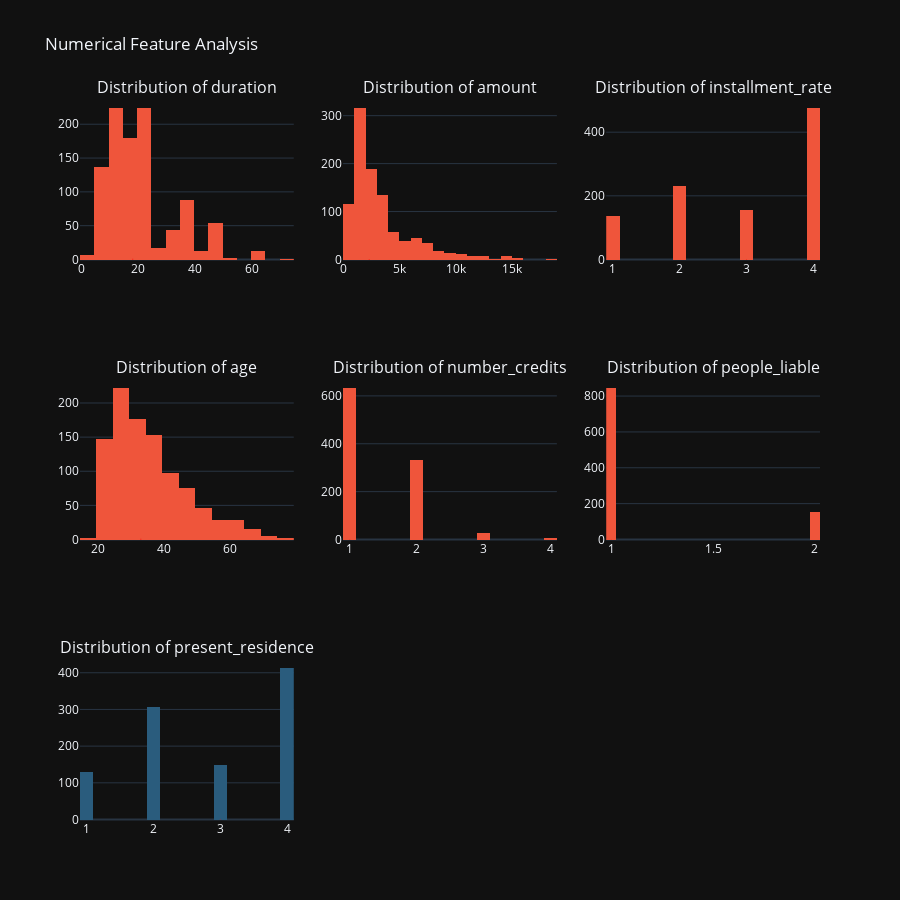
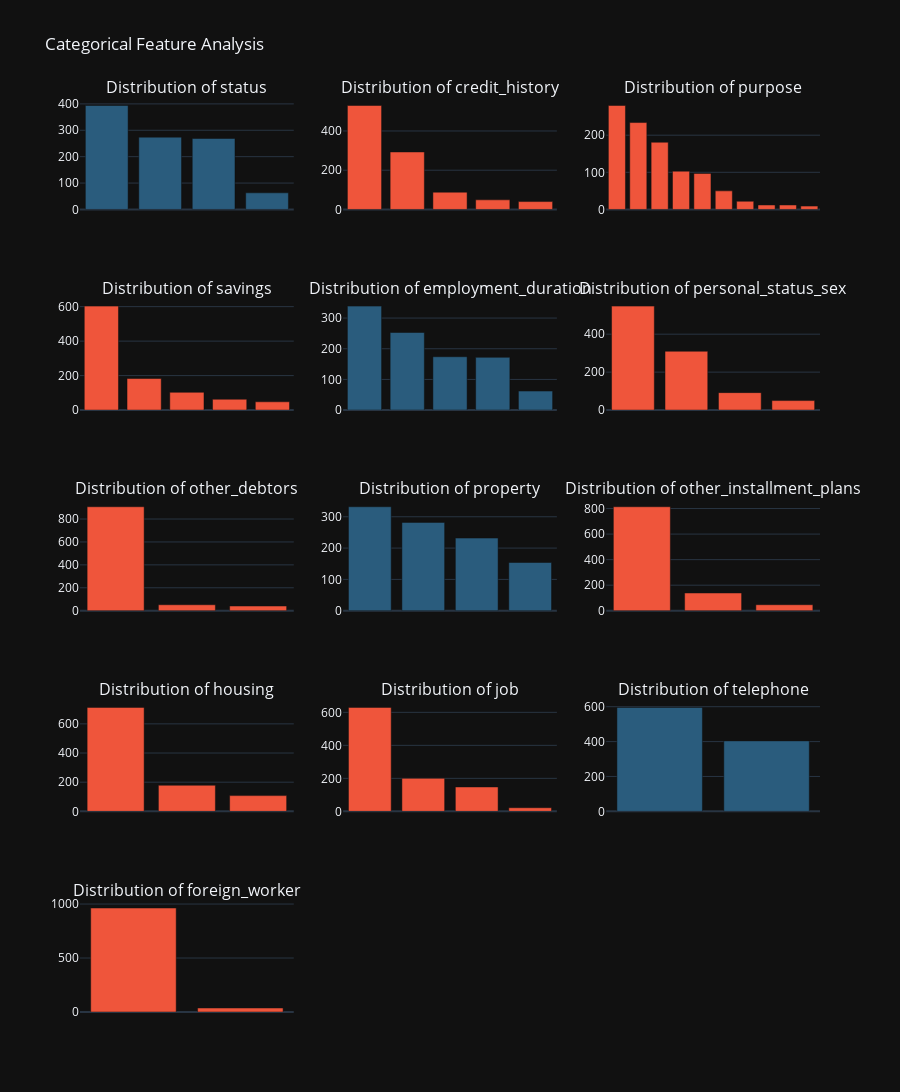

Source (notebook cell) for these figures, in order:
### Markdown cell above
### Attribute Distribution Plots
The following bar plots represent the distribution of each dataset attribute. Hovering over the bars reveals additional details, such as count and attribute names.
- Blue bars indicate a balanced distribution.
- Red bars highlight significantly unbalanced attributes, which may affect fairness.
##### What to look for & why:
- Attributes with red bars → A strongly skewed distribution means the dataset may not represent all subgroups fairly. If a feature is used in prediction and is highly imbalanced, the model may favor majority groups.
- Skewed distributions in sensitive attributes → If sensitive attributes like gender, race, or age show heavy imbalance, predictions may be unfairly biased. Addressing this through reweighting, balancing or additional data collection is recommended before training.

### Code cell
from scipy.stats import skew, chisquare

numerical_cols = numerical_columns.value
categorical_cols = categorical_columns.value

skewness_num = [skew(emp_df[col]) for col in numerical_cols]

border_num = [False for _ in range(len(numerical_cols))]
border_cat = [True for _ in range(len(categorical_cols))]

num_rows = (len(numerical_cols) + 2) // 3
fig_num = make_subplots(rows=num_rows, cols=3,
                       subplot_titles=[f"Distribution of {col}" for col in numerical_cols])

for idx, col in enumerate(numerical_cols):
    row = (idx // 3) + 1
    col_num = (idx % 3) + 1

    fig_num.add_trace(
        go.Histogram(
            x=emp_df[col],
            name=col,
            nbinsx=25,
            marker_color='#EF553B' if 0.3 < abs(skewness_num[idx]) else '#2A5C7D'
        ),
        row=row, col=col_num
    )

    median = emp_df[col].median()
    fig_num.add_shape(
        type="line",
        x0=median,
        x1=median,
        y0=0,
        y1=1,
        xref=f"x{idx+1}",
        yref=f"y{idx+1}",
        line=dict(color="red", width=1, dash="dot")
    )


fig_num.update_layout(
    height=300*num_rows,
    showlegend=False,
    title_text="Numerical Feature Analysis",
    margin=dict(t=100)
)


chisqures_cat = [chisquare(emp_df[col].value_counts().values.tolist()).pvalue for col in categorical_cols]

cat_rows = (len(categorical_cols) + 2) // 3
fig_cat = make_subplots(rows=cat_rows, cols=3,
                       subplot_titles=[f"Distribution of {col}" for col in categorical_cols])

for idx, col in enumerate(categorical_cols):
    row = (idx // 3) + 1
    col_num = (idx % 3) + 1
    counts = emp_df[col].value_counts().reset_index()

    fig_cat.add_trace(
        go.Bar(
            x=counts[col],
            y=counts['count'],
            name=col,
            marker_color='#EF553B' if chisqures_cat[idx] < 1e-50  else '#2A5C7D',
            hovertemplate="<b>%{x}</b><br>Count: %{y}<extra></extra>",
        ),
        row=row, col=col_num
    )

fig_cat.update_xaxes(showticklabels=False)

fig_cat.update_layout(
    height=300*cat_rows,
    showlegend=False,
    title_text="Categorical Feature Analysis",
    margin=dict(t=100)
)


fig_num.show()
fig_cat.show()

### Figure 1 — Plotly figure (JSON) as saved in the notebook; plotly's stock layout.template omitted (floating-point values rounded to 4 significant figures; data arrays with more than 128 entries replaced by an {"elided": "..."} marker saying what was removed)
{"data": [{"marker": {"color": "#EF553B"}, "name": "duration", "nbinsx": 25, "x": {"elided": "1000 int values"}, "type": "histogram", "xaxis": "x", "yaxis": "y"}, {"marker": {"color": "#EF553B"}, "name": "amount", "nbinsx": 25, "x": {"elided": "1000 int values"}, "type": "histogram", "xaxis": "x2", "yaxis": "y2"}, {"marker": {"color": "#EF553B"}, "name": "installment_rate", "nbinsx": 25, "x": {"elided": "1000 int values"}, "type": "histogram", "xaxis": "x3", "yaxis": "y3"}, {"marker": {"color": "#EF553B"}, "name": "age", "nbinsx": 25, "x": {"elided": "1000 int values"}, "type": "histogram", "xaxis": "x4", "yaxis": "y4"}, {"marker": {"color": "#EF553B"}, "name": "number_credits", "nbinsx": 25, "x": {"elided": "1000 int values"}, "type": "histogram", "xaxis": "x5", "yaxis": "y5"}, {"marker": {"color": "#EF553B"}, "name": "people_liable", "nbinsx": 25, "x": {"elided": "1000 int values"}, "type": "histogram", "xaxis": "x6", "yaxis": "y6"}, {"marker": {"color": "#2A5C7D"}, "name": "present_residence", "nbinsx": 25, "x": {"elided": "1000 int values"}, "type": "histogram", "xaxis": "x7", "yaxis": "y7"}], "layout": {"xaxis": {"anchor": "y", "domain": [0.0, 0.2889]}, "yaxis": {"anchor": "x", "domain": [0.7778, 1.0]}, "xaxis2": {"anchor": "y2", "domain": [0.3556, 0.6444]}, "yaxis2": {"anchor": "x2", "domain": [0.7778, 1.0]}, "xaxis3": {"anchor": "y3", "domain": [0.7111, 1.0]}, "yaxis3": {"anchor": "x3", "domain": [0.7778, 1.0]}, "xaxis4": {"anchor": "y4", "domain": [0.0, 0.2889]}, "yaxis4": {"anchor": "x4", "domain": [0.3889, 0.6111]}, "xaxis5": {"anchor": "y5", "domain": [0.3556, 0.6444]}, "yaxis5": {"anchor": "x5", "domain": [0.3889, 0.6111]}, "xaxis6": {"anchor": "y6", "domain": [0.7111, 1.0]}, "yaxis6": {"anchor": "x6", "domain": [0.3889, 0.6111]}, "xaxis7": {"anchor": "y7", "domain": [0.0, 0.2889]}, "yaxis7": {"anchor": "x7", "domain": [0.0, 0.2222]}, "xaxis8": {"anchor": "y8", "domain": [0.3556, 0.6444]}, "yaxis8": {"anchor": "x8", "domain": [0.0, 0.2222]}, "xaxis9": {"anchor": "y9", "domain": [0.7111, 1.0]}, "yaxis9": {"anchor": "x9", "domain": [0.0, 0.2222]}, "annotations": [{"font": {"size": 16}, "showarrow": false, "text": "Distribution of duration", "x": 0.1444, "xanchor": "center", "xref": "paper", "y": 1.0, "yanchor": "bottom", "yref": "paper"}, {"font": {"size": 16}, "showarrow": false, "text": "Distribution of amount", "x": 0.5, "xanchor": "center", "xref": "paper", "y": 1.0, "yanchor": "bottom", "yref": "paper"}, {"font": {"size": 16}, "showarrow": false, "text": "Distribution of installment_rate", "x": 0.8556, "xanchor": "center", "xref": "paper", "y": 1.0, "yanchor": "bottom", "yref": "paper"}, {"font": {"size": 16}, "showarrow": false, "text": "Distribution of age", "x": 0.1444, "xanchor": "center", "xref": "paper", "y": 0.6111, "yanchor": "bottom", "yref": "paper"}, {"font": {"size": 16}, "showarrow": false, "text": "Distribution of number_credits", "x": 0.5, "xanchor": "center", "xref": "paper", "y": 0.6111, "yanchor": "bottom", "yref": "paper"}, {"font": {"size": 16}, "showarrow": false, "text": "Distribution of people_liable", "x": 0.8556, "xanchor": "center", "xref": "paper", "y": 0.6111, "yanchor": "bottom", "yref": "paper"}, {"font": {"size": 16}, "showarrow": false, "text": "Distribution of present_residence", "x": 0.1444, "xanchor": "center", "xref": "paper", "y": 0.2222, "yanchor": "bottom", "yref": "paper"}], "shapes": [{"line": {"color": "red", "dash": "dot", "width": 1}, "type": "line", "x0": 18.0, "x1": 18.0, "xref": "x", "y0": 0, "y1": 1, "yref": "y"}, {"line": {"color": "red", "dash": "dot", "width": 1}, "type": "line", "x0": 2320.0, "x1": 2320.0, "xref": "x2", "y0": 0, "y1": 1, "yref": "y2"}, {"line": {"color": "red", "dash": "dot", "width": 1}, "type": "line", "x0": 3.0, "x1": 3.0, "xref": "x3", "y0": 0, "y1": 1, "yref": "y3"}, {"line": {"color": "red", "dash": "dot", "width": 1}, "type": "line", "x0": 33.0, "x1": 33.0, "xref": "x4", "y0": 0, "y1": 1, "yref": "y4"}, {"line": {"color": "red", "dash": "dot", "width": 1}, "type": "line", "x0": 1.0, "x1": 1.0, "xref": "x5", "y0": 0, "y1": 1, "yref": "y5"}, {"line": {"color": "red", "dash": "dot", "width": 1}, "type": "line", "x0": 1.0, "x1": 1.0, "xref": "x6", "y0": 0, "y1": 1, "yref": "y6"}, {"line": {"color": "red", "dash": "dot", "width": 1}, "type": "line", "x0": 3.0, "x1": 3.0, "xref": "x7", "y0": 0, "y1": 1, "yref": "y7"}], "title": {"text": "Numerical Feature Analysis"}, "margin": {"t": 100}, "height": 900, "showlegend": false}}

### Figure 2 — Plotly figure (JSON) as saved in the notebook; plotly's stock layout.template omitted (floating-point values rounded to 4 significant figures)
{"data": [{"hovertemplate": "<b>%{x}</b><br>Count: %{y}<extra></extra>", "marker": {"color": "#2A5C7D"}, "name": "status", "x": ["no checking account", "... < 100 DM", "0 <= ... < 200 DM", "... >= 200 DM / salary for at least 1 year"], "y": [394, 274, 269, 63], "type": "bar", "xaxis": "x", "yaxis": "y"}, {"hovertemplate": "<b>%{x}</b><br>Count: %{y}<extra></extra>", "marker": {"color": "#EF553B"}, "name": "credit_history", "x": ["existing credits paid back duly till now", "critical account/other credits existing", "delay in paying off in the past", "all credits at this bank paid back duly", "no credits taken/all credits paid back duly"], "y": [530, 293, 88, 49, 40], "type": "bar", "xaxis": "x2", "yaxis": "y2"}, {"hovertemplate": "<b>%{x}</b><br>Count: %{y}<extra></extra>", "marker": {"color": "#EF553B"}, "name": "purpose", "x": ["domestic appliances", "car (new)", "radio/television", "car (used)", "others", "retraining", "education", "furniture/equipment", "repairs", "business"], "y": [280, 234, 181, 103, 97, 50, 22, 12, 12, 9], "type": "bar", "xaxis": "x3", "yaxis": "y3"}, {"hovertemplate": "<b>%{x}</b><br>Count: %{y}<extra></extra>", "marker": {"color": "#EF553B"}, "name": "savings", "x": ["... < 100 DM", "unknown/no savings account", "100 <= ... < 500 DM", "500 <= ... < 1000 DM", "... >= 1000 DM"], "y": [603, 183, 103, 63, 48], "type": "bar", "xaxis": "x4", "yaxis": "y4"}, {"hovertemplate": "<b>%{x}</b><br>Count: %{y}<extra></extra>", "marker": {"color": "#2A5C7D"}, "name": "employment_duration", "x": ["1 <= ... < 4 years", "... >= 7 years", "4 <= ... < 7 years", "... < 1 year", "unemployed"], "y": [339, 253, 174, 172, 62], "type": "bar", "xaxis": "x5", "yaxis": "y5"}, {"hovertemplate": "<b>%{x}</b><br>Count: %{y}<extra></extra>", "marker": {"color": "#EF553B"}, "name": "personal_status_sex", "x": ["male : single", "female : divorced/separated/married", "male : married/widowed", "male : divorced/separated"], "y": [548, 310, 92, 50], "type": "bar", "xaxis": "x6", "yaxis": "y6"}, {"hovertemplate": "<b>%{x}</b><br>Count: %{y}<extra></extra>", "marker": {"color": "#EF553B"}, "name": "other_debtors", "x": ["none", "guarantor", "co-applicant"], "y": [907, 52, 41], "type": "bar", "xaxis": "x7", "yaxis": "y7"}, {"hovertemplate": "<b>%{x}</b><br>Count: %{y}<extra></extra>", "marker": {"color": "#2A5C7D"}, "name": "property", "x": ["car or other", "real estate", "building society savings agreement/life insurance", "unknown/no property"], "y": [332, 282, 232, 154], "type": "bar", "xaxis": "x8", "yaxis": "y8"}, {"hovertemplate": "<b>%{x}</b><br>Count: %{y}<extra></extra>", "marker": {"color": "#EF553B"}, "name": "other_installment_plans", "x": ["none", "bank", "stores"], "y": [814, 139, 47], "type": "bar", "xaxis": "x9", "yaxis": "y9"}, {"hovertemplate": "<b>%{x}</b><br>Count: %{y}<extra></extra>", "marker": {"color": "#EF553B"}, "name": "housing", "x": ["own", "rent", "for free"], "y": [713, 179, 108], "type": "bar", "xaxis": "x10", "yaxis": "y10"}, {"hovertemplate": "<b>%{x}</b><br>Count: %{y}<extra></extra>", "marker": {"color": "#EF553B"}, "name": "job", "x": ["skilled employee/official", "unskilled - resident", "management/self-employed/highly qualified employee/officer", "unemployed/unskilled - non-resident"], "y": [630, 200, 148, 22], "type": "bar", "xaxis": "x11", "yaxis": "y11"}, {"hovertemplate": "<b>%{x}</b><br>Count: %{y}<extra></extra>", "marker": {"color": "#2A5C7D"}, "name": "telephone", "x": ["no", "yes"], "y": [596, 404], "type": "bar", "xaxis": "x12", "yaxis": "y12"}, {"hovertemplate": "<b>%{x}</b><br>Count: %{y}<extra></extra>", "marker": {"color": "#EF553B"}, "name": "foreign_worker", "x": ["yes", "no"], "y": [963, 37], "type": "bar", "xaxis": "x13", "yaxis": "y13"}], "layout": {"xaxis": {"anchor": "y", "domain": [0.0, 0.2889], "showticklabels": false}, "yaxis": {"anchor": "x", "domain": [0.88, 1.0]}, "xaxis2": {"anchor": "y2", "domain": [0.3556, 0.6444], "showticklabels": false}, "yaxis2": {"anchor": "x2", "domain": [0.88, 1.0]}, "xaxis3": {"anchor": "y3", "domain": [0.7111, 1.0], "showticklabels": false}, "yaxis3": {"anchor": "x3", "domain": [0.88, 1.0]}, "xaxis4": {"anchor": "y4", "domain": [0.0, 0.2889], "showticklabels": false}, "yaxis4": {"anchor": "x4", "domain": [0.66, 0.78]}, "xaxis5": {"anchor": "y5", "domain": [0.3556, 0.6444], "showticklabels": false}, "yaxis5": {"anchor": "x5", "domain": [0.66, 0.78]}, "xaxis6": {"anchor": "y6", "domain": [0.7111, 1.0], "showticklabels": false}, "yaxis6": {"anchor": "x6", "domain": [0.66, 0.78]}, "xaxis7": {"anchor": "y7", "domain": [0.0, 0.2889], "showticklabels": false}, "yaxis7": {"anchor": "x7", "domain": [0.44, 0.56]}, "xaxis8": {"anchor": "y8", "domain": [0.3556, 0.6444], "showticklabels": false}, "yaxis8": {"anchor": "x8", "domain": [0.44, 0.56]}, "xaxis9": {"anchor": "y9", "domain": [0.7111, 1.0], "showticklabels": false}, "yaxis9": {"anchor": "x9", "domain": [0.44, 0.56]}, "xaxis10": {"anchor": "y10", "domain": [0.0, 0.2889], "showticklabels": false}, "yaxis10": {"anchor": "x10", "domain": [0.22, 0.34]}, "xaxis11": {"anchor": "y11", "domain": [0.3556, 0.6444], "showticklabels": false}, "yaxis11": {"anchor": "x11", "domain": [0.22, 0.34]}, "xaxis12": {"anchor": "y12", "domain": [0.7111, 1.0], "showticklabels": false}, "yaxis12": {"anchor": "x12", "domain": [0.22, 0.34]}, "xaxis13": {"anchor": "y13", "domain": [0.0, 0.2889], "showticklabels": false}, "yaxis13": {"anchor": "x13", "domain": [0.0, 0.12]}, "xaxis14": {"anchor": "y14", "domain": [0.3556, 0.6444], "showticklabels": false}, "yaxis14": {"anchor": "x14", "domain": [0.0, 0.12]}, "xaxis15": {"anchor": "y15", "domain": [0.7111, 1.0], "showticklabels": false}, "yaxis15": {"anchor": "x15", "domain": [0.0, 0.12]}, "annotations": [{"font": {"size": 16}, "showarrow": false, "text": "Distribution of status", "x": 0.1444, "xanchor": "center", "xref": "paper", "y": 1.0, "yanchor": "bottom", "yref": "paper"}, {"font": {"size": 16}, "showarrow": false, "text": "Distribution of credit_history", "x": 0.5, "xanchor": "center", "xref": "paper", "y": 1.0, "yanchor": "bottom", "yref": "paper"}, {"font": {"size": 16}, "showarrow": false, "text": "Distribution of purpose", "x": 0.8556, "xanchor": "center", "xref": "paper", "y": 1.0, "yanchor": "bottom", "yref": "paper"}, {"font": {"size": 16}, "showarrow": false, "text": "Distribution of savings", "x": 0.1444, "xanchor": "center", "xref": "paper", "y": 0.78, "yanchor": "bottom", "yref": "paper"}, {"font": {"size": 16}, "showarrow": false, "text": "Distribution of employment_duration", "x": 0.5, "xanchor": "center", "xref": "paper", "y": 0.78, "yanchor": "bottom", "yref": "paper"}, {"font": {"size": 16}, "showarrow": false, "text": "Distribution of personal_status_sex", "x": 0.8556, "xanchor": "center", "xref": "paper", "y": 0.78, "yanchor": "bottom", "yref": "paper"}, {"font": {"size": 16}, "showarrow": false, "text": "Distribution of other_debtors", "x": 0.1444, "xanchor": "center", "xref": "paper", "y": 0.56, "yanchor": "bottom", "yref": "paper"}, {"font": {"size": 16}, "showarrow": false, "text": "Distribution of property", "x": 0.5, "xanchor": "center", "xref": "paper", "y": 0.56, "yanchor": "bottom", "yref": "paper"}, {"font": {"size": 16}, "showarrow": false, "text": "Distribution of other_installment_plans", "x": 0.8556, "xanchor": "center", "xref": "paper", "y": 0.56, "yanchor": "bottom", "yref": "paper"}, {"font": {"size": 16}, "showarrow": false, "text": "Distribution of housing", "x": 0.1444, "xanchor": "center", "xref": "paper", "y": 0.34, "yanchor": "bottom", "yref": "paper"}, {"font": {"size": 16}, "showarrow": false, "text": "Distribution of job", "x": 0.5, "xanchor": "center", "xref": "paper", "y": 0.34, "yanchor": "bottom", "yref": "paper"}, {"font": {"size": 16}, "showarrow": false, "text": "Distribution of telephone", "x": 0.8556, "xanchor": "center", "xref": "paper", "y": 0.34, "yanchor": "bottom", "yref": "paper"}, {"font": {"size": 16}, "showarrow": false, "text": "Distribution of foreign_worker", "x": 0.1444, "xanchor": "center", "xref": "paper", "y": 0.12, "yanchor": "bottom", "yref": "paper"}], "title": {"text": "Categorical Feature Analysis"}, "margin": {"t": 100}, "height": 1500, "showlegend": false}}
